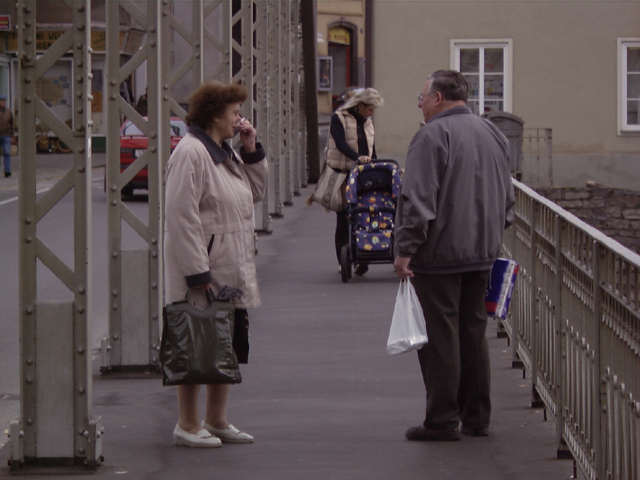
#> input picture data/person_222.bmp, 640 x 480 px
$ python object_size.py --image data/person_222.bmp --width 1.0   (older library calls are emulated)
#> lines starting #> are read from the running program, lines starting #| are printed output that depends on the picture; after the words box and inside, x2 and y2 are one past the last pixel; in counts of white or black regions, pixels touching at a corner belong together
# USAGE
# python object_size.py --image images/example_01.png --width 0.955
# python object_size.py --image images/example_02.png --width 0.955
# python object_size.py --image images/example_03.png --width 3.5

# import the necessary packages
from scipy.spatial import distance as dist
from imutils import perspective
from imutils import contours
import numpy as np
import argparse
import imutils
import cv2

def midpoint(ptA, ptB):
	return ((ptA[0] + ptB[0]) * 0.5, (ptA[1] + ptB[1]) * 0.5)

# construct the argument parse and parse the arguments
ap = argparse.ArgumentParser()
ap.add_argument("-i", "--image", required=True,
	help="path to the input image")
ap.add_argument("-w", "--width", type=float, required=True,
	help="width of the left-most object in the image (in inches)")
args = vars(ap.parse_args())

# load the image, convert it to grayscale, and blur it slightly
image = cv2.imread(args["image"])
#> image is the input picture: shape (480, 640, 3); mean B, G, R 78.1, 76.6, 88
gray = cv2.cvtColor(image, cv2.COLOR_BGR2GRAY)
gray = cv2.GaussianBlur(gray, (7, 7), 0)
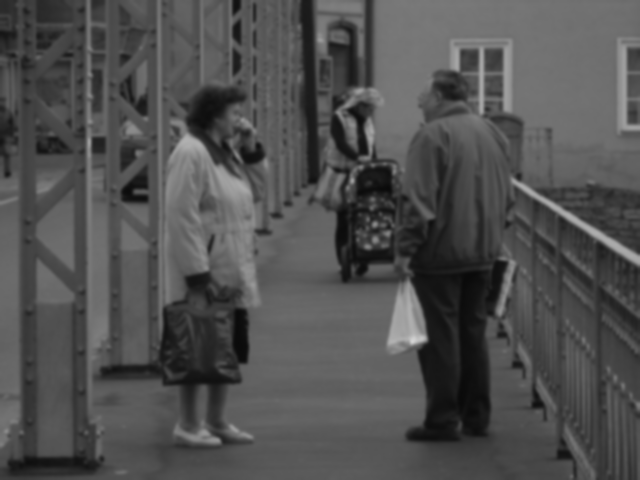
#> gray: shape (480, 640); min 10, max 212, mean 80.2

# perform edge detection, then perform a dilation + erosion to
# close gaps in between object edges
edged = cv2.Canny(gray, 50, 100)
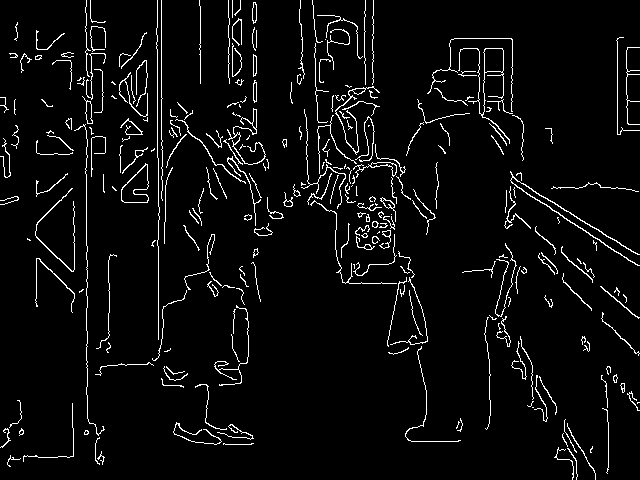
#> edged: shape (480, 640); 4.6% white in thin lines or dots
edged = cv2.dilate(edged, None, iterations=1)
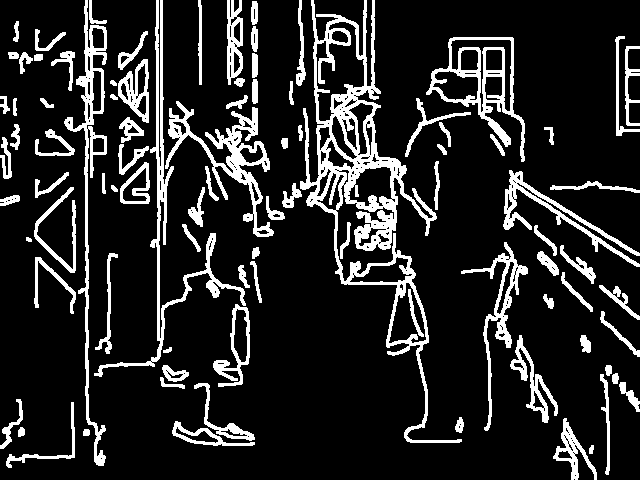
#> edged: shape (480, 640); 15% white; 92 white regions, largest, box (x1, y1, x2, y2) and area: (300, 0, 462, 443) 10612, (94, 0, 246, 377) 3277, (165, 101, 274, 237) 3127
edged = cv2.erode(edged, None, iterations=1)
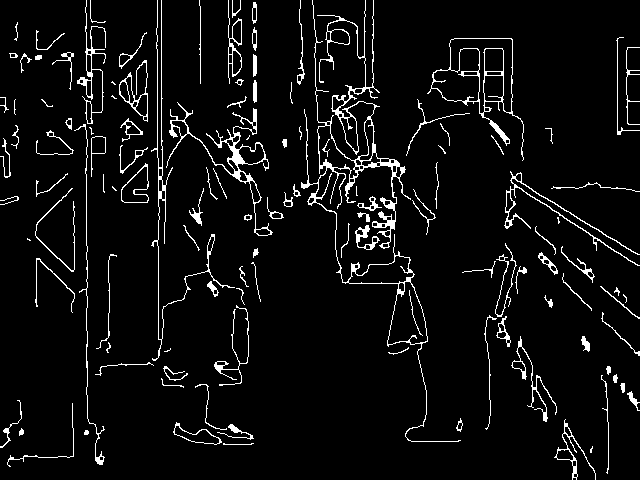
#> edged: shape (480, 640); 5.5% white in thin lines or dots

# find contours in the edge map
cnts = cv2.findContours(edged.copy(), cv2.RETR_EXTERNAL,
	cv2.CHAIN_APPROX_SIMPLE)
#> cnts = 120 contours, 57 with area under 20; largest, box (x1, y1, x2, y2) and area: (301, 0, 461, 442) 6376, (427, 38, 524, 161) 4636, (166, 102, 273, 236) 1515, (121, 163, 149, 203) 638, (119, 60, 148, 122) 566
cnts = imutils.grab_contours(cnts)

# sort the contours from left-to-right and initialize the
# 'pixels per metric' calibration variable
(cnts, _) = contours.sort_contours(cnts)
pixelsPerMetric = None

# loop over the contours individually
for c in cnts:
	# if the contour is not sufficiently large, ignore it
	if cv2.contourArea(c) < 100:
		continue

	# compute the rotated bounding box of the contour
	orig = image.copy()
	box = cv2.minAreaRect(c)
	box = cv2.cv.BoxPoints(box) if imutils.is_cv2() else cv2.boxPoints(box)
	box = np.array(box, dtype="int")

	# order the points in the contour such that they appear
	# in top-left, top-right, bottom-right, and bottom-left
	# order, then draw the outline of the rotated bounding
	# box
	box = perspective.order_points(box)
	cv2.drawContours(orig, [box.astype("int")], -1, (0, 255, 0), 2)

	# loop over the original points and draw them
	for (x, y) in box:
		cv2.circle(orig, (int(x), int(y)), 5, (0, 0, 255), -1)

	# unpack the ordered bounding box, then compute the midpoint
	# between the top-left and top-right coordinates, followed by
	# the midpoint between bottom-left and bottom-right coordinates
	(tl, tr, br, bl) = box
	(tltrX, tltrY) = midpoint(tl, tr)
	(blbrX, blbrY) = midpoint(bl, br)

	# compute the midpoint between the top-left and top-right points,
	# followed by the midpoint between the top-righ and bottom-right
	(tlblX, tlblY) = midpoint(tl, bl)
	(trbrX, trbrY) = midpoint(tr, br)

	# draw the midpoints on the image
	cv2.circle(orig, (int(tltrX), int(tltrY)), 5, (255, 0, 0), -1)
	cv2.circle(orig, (int(blbrX), int(blbrY)), 5, (255, 0, 0), -1)
	cv2.circle(orig, (int(tlblX), int(tlblY)), 5, (255, 0, 0), -1)
	cv2.circle(orig, (int(trbrX), int(trbrY)), 5, (255, 0, 0), -1)

	# draw lines between the midpoints
	cv2.line(orig, (int(tltrX), int(tltrY)), (int(blbrX), int(blbrY)),
		(255, 0, 255), 2)
	cv2.line(orig, (int(tlblX), int(tlblY)), (int(trbrX), int(trbrY)),
		(255, 0, 255), 2)

	# compute the Euclidean distance between the midpoints
	dA = dist.euclidean((tltrX, tltrY), (blbrX, blbrY))
	dB = dist.euclidean((tlblX, tlblY), (trbrX, trbrY))

	# if the pixels per metric has not been initialized, then
	# compute it as the ratio of pixels to supplied metric
	# (in this case, inches)
	if pixelsPerMetric is None:
		pixelsPerMetric = dB / args["width"]

	# compute the size of the object
	dimA = dA / pixelsPerMetric
	dimB = dB / pixelsPerMetric

	# draw the object sizes on the image
	cv2.putText(orig, "{:.1f}in".format(dimA),
		(int(tltrX - 15), int(tltrY - 10)), cv2.FONT_HERSHEY_SIMPLEX,
		0.65, (255, 255, 255), 2)
	cv2.putText(orig, "{:.1f}in".format(dimB),
		(int(trbrX + 10), int(trbrY)), cv2.FONT_HERSHEY_SIMPLEX,
		0.65, (255, 255, 255), 2)

	# show the output image
	cv2.imshow("Image", orig)
	cv2.waitKey(1000)
#> this loop made 120 passes
#> (tl, tr, br, bl, tltrX, tltrY, blbrX, blbrY) on pass 23: ([81, 0], [107, 1], [101, 123], [74, 122], 94, 0.5, 87.5, 122.5)
#> (tl, tr, br, bl, tltrX, tltrY, blbrX, blbrY) on passes 27, 36, 37, 38, 39, 40: ([91, 136], [105, 136], [105, 176], [91, 176], 98, 136, 98, 176), ([119, 60], [147, 60], [147, 121], [119, 121], 133, 60, 133, 121), ([113, 60], [144, 30], [151, 37], [121, 68], 128.5, 45, 136, 52.5), ([115, 122], [136, 115], [142, 133], [121, 140], 125.5, 118.5, 131.5, 136.5), ([121, 163], [148, 163], [148, 202], [121, 202], 134.5, 163, 134.5, 202), ([148, 0], [231, 0], [234, 359], [152, 360], 189.5, 0, 193, 359.5)
#> after the loop, pixelsPerMetric = 26.52
